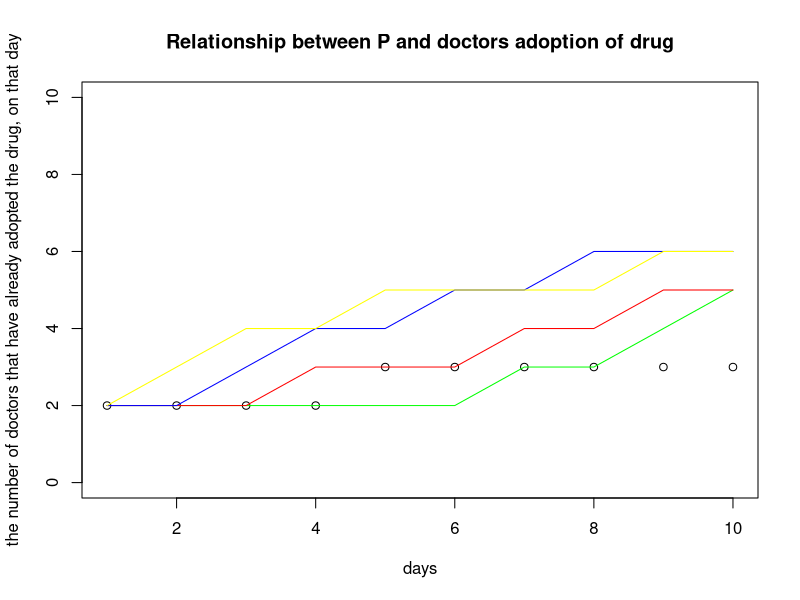

The R script that drew this image:
# Homework 6
# Stat 133, Lec 2, Spring 2015
# Due : Friday March 20th by 5 pm

# Review the slides on simulations for this assignment.

# Consider the following model on use of a new drug:
# We have a population of doctors, population size : <n.doctors>
# Every doctor has either adopted the use of a new drug, or not (0/1 status)
# Now write a function that runs a simulation for a period of :
# <n.days> where
# - every day exactly two _random_ doctors meet
# - if one has adopted but the other one has not then the
#   holdout adopts the use of the drug with probability p
# Return a matrix that shows for each day which doctors have adopted
# the use of the drug.

# Input varibles are
# <n.days> : the number of days the simulation should be run for
# <n.doctors> : total number of doctors 
# <initial.doctors> : a 0/1 vector of length <n.doctors>, 1 for adopters
# <p> : the probability that the non-adopter adopts the drug.

# Ouput variable
# <has_adopted> : matrix with <n.doctors> rows and <n.days> columns
#                 i.e. one row for each doctor
#                 the entries are 0 for days where the doctor is a
#                 non-adopter, else 1 (so once a row turns to 1 it stays as 1).

sim.doctors <- function(initial.doctors, n.doctors, n.days, p){

  # Set up the output variable, define it as a matrix then use initial.doctors
  # to set the first column (day)
  
  # Run a simulation for <n.days> (use a for loop).  In the loop:
  # 1) pick two random doctors
  # 2) check if one has adopted the other hasn't
  # 3) convert the non-adopter with probability p
  DoctorMatrix <- matrix(nrow= n.doctors, ncol = n.days)
  DoctorMatrix[,1] <- initial.doctors
  
  for(i in 2:n.days){
    DoctorMatrix[,i] <- DoctorMatrix[, i-1]
    doctor.chosen <- sample(1:n.doctors, 2, replace = FALSE)
    doctor1.adopts <- DoctorMatrix[doctor.chosen[1],i-1]
    doctor2.adopts <- DoctorMatrix[doctor.chosen[2],i-1]
    if(doctor1.adopts == 1 & doctor2.adopts == 0){
      DoctorMatrix[doctor.chosen[2], i] <- sample(0:1, 1, replace = FALSE, prob = c(1-p,p))
    }
    if(doctor1.adopts == 0 & doctor2.adopts == 1){
      DoctorMatrix[doctor.chosen[1], i] <- sample(0:1, 1, replace = FALSE, prob = c(1-p,p))
    }
  }  
  return(DoctorMatrix)
}

# When you test your function you have to generate <initial.doctors> and
# pick values for the other input parameters.

set.seed(42)
# Generate a value for <initial.doctors> that has 10% 1s and 90% 0s.
# Run your function for at least 5 different values of <p> and plot
# on x-axis: days,
# on y-axis : the number of doctors that have already adopted the drug, on that day
# Put all 5 lines in one figure (e.g. use first plot() then lines() for the subsequent lines)
initial.doctors <- sample(0:1, 10, replace = TRUE, prob =c(0.9,0.1))

s1 <- sim.doctors(initial.doctors, 10, 10, 0.1)
s2 <- sim.doctors(initial.doctors, 10, 10, 0.3)
s3 <- sim.doctors(initial.doctors, 10, 10, 0.5)
s4 <- sim.doctors(initial.doctors, 10, 10, 0.7)
s5 <- sim.doctors(initial.doctors, 10, 10, 0.9)


plot(x= c(1:10), y= colSums(s1),ylim= c(0,10), xlab = "days", ylab = "the number of doctors that have already adopted the drug, on that day", 
     main = "Relationship between P and doctors adoption of drug")
lines(x= c(1:10), y= colSums(s2), col = "green")
lines(x= c(1:10), y= colSums(s3), col = "red")
lines(x= c(1:10), y= colSums(s4), col = "blue")
lines(x= c(1:10), y= colSums(s5), col = "yellow")


